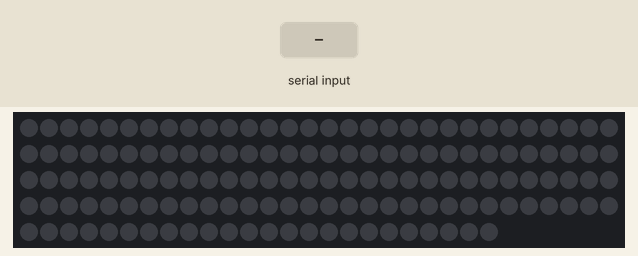
Simulated run of this sketch. Board: Arduino Mega 2560, built with avr-gcc and run on an emulated ATmega2560. Parts: 144 RGB LEDs in strip order, left to right, continuing on the next row. The test bench sets the inputs (shaded band).

Above: at 4.3 s.
4.4 s: "1" received over the second serial link
At 9.3 s:
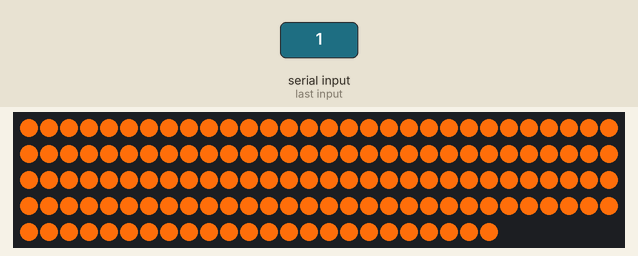
9.6 s: "0" received over the second serial link
At 9.76 s:
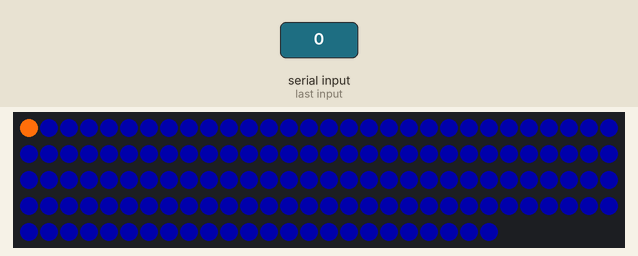
Timing chart, 0 to 12.6 s (numbered marks = the images above; inputs shaded):
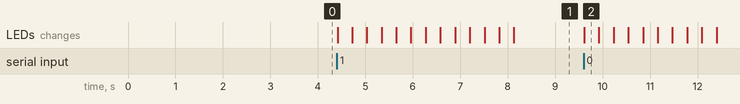

Measured:
- after the input at 4.4 s, the LEDs: first change at once (image 1 shows a later state)
- after the input at 9.6 s, the LEDs: change at once (image 2)

The sketch:

ColorwallReceiver.ino
```cpp
/********************************************
LED drive unit for couch LEDs
********************************************/

#include <Adafruit_NeoPixel.h>
#define PIN 4

int numPix = 144;
uint32_t warmWhite;
uint32_t fullColor;
uint32_t data = 0;

Adafruit_NeoPixel strip = Adafruit_NeoPixel(numPix, PIN, NEO_GRB + NEO_KHZ800);

void setup() {
  Serial1.begin(9600);
  strip.begin();
  strip.show();

  warmWhite = strip.Color ( 255, 110, 10 );
  fullColor = warmWhite;
  data = fullColor;

  strip.setBrightness(0);
  fullString();
  for (int i = 0; i < 256; i++){
    strip.setBrightness(i);
    strip.show();
    delay(5);
  }
}

void loop() {

  while (Serial1.available() > 0){
    data = Serial1.read();
    if (data != fullColor){
      fullColor = data;
      fullString();
    }
  }

  if (fullColor != warmWhite){
    fullColor = warmWhite;
    lineString(20);
  }

}


void fullString() {
  for (int p = 0; p < numPix; p++) {
      strip.setPixelColor(p, fullColor);
    }
    strip.show();
}

void lineString(int del) {
  for (int p = 0; p < numPix; p++) {
      strip.setPixelColor(p, fullColor);
      strip.show();
      delay(del);
  }
}
```
